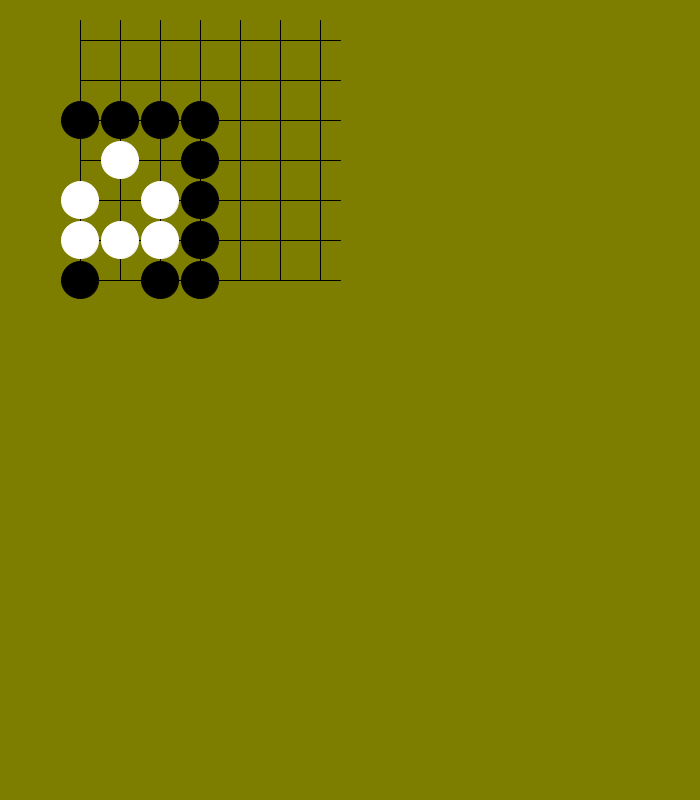
Frame 1 (no input)
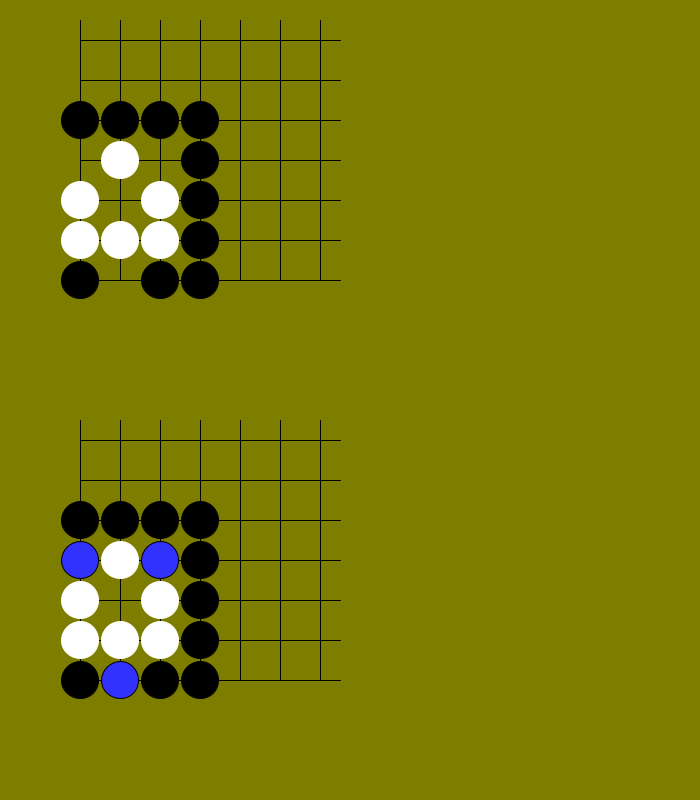
Frame 60 (the mouse pressed at the canvas centre just before this capture)
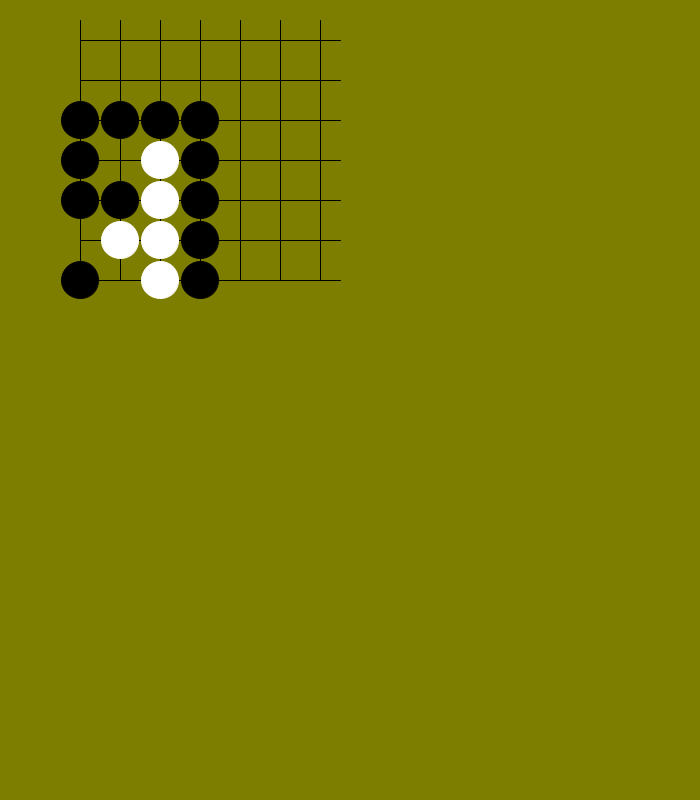
Frame 120 (the mouse held since frame 60 and released just before this capture)

The Processing sketch that drew these frames (run headless with seeded random() and noise(); from frame 60 on, the mouse is pressed at the canvas centre):

// Processing sketch: processing_173279
// ── processing_173279.pde


int TATE = 4 ;
int YOKO = 3 ;

int PHASE = 1 ;

int X = 0 ; int Y = 0 ;
int RND = 0 ;

int [][] KYM = new int[361][361] ;
int [] NKYM = new int[361] ;
int T = 0 ;
int N = 0 ;
int [] R = new int [361] ;
int Rmax = TATE * YOKO ;
int [] NBW = new int[361] ;
int KCOL = 0 ;
int IDOU = 0 ;
int Kcancel = 0 ;
int I = 0 ; int II = 0 ; int III = 0 ; int IIII = 0 ;
int [][] Z = new int [361][361] ; 
int ZT = 0 ; int ZF = 0 ; int ZZ = 0 ;
int ZZZ = 0 ;
int WSTN = 0 ;
int EPTN = 0 ;
int KOU = 0 ;
int KouN = 0 ;
int [] SKOU = new int [361] ;


void setup(){
  
   size (700,800) ;
       
} // setup()

void draw(){
  
   
  while ( PHASE == 2 ){
    
    WSTNcount() ;
    
    if ( WSTN < 3 ){
      
      Z[N-1][R[N-1]] = 1 ;
      Z[N][R[N]] = 1 ;
      N = N - 1 ;
      Zcheck() ;
      R[N] = R[N] + 1 ;
                  
    } // WSTN < 3
    
    if ( ( N > ( Rmax * 1.5 ) ) || mousePressed ){
      
      ZZZ = 0 ;
      PHASE = 3 ;
      
    }
    
    
    
    if ( R[N] < Rmax ){
      
      RtoXYI() ;
      
      if ( KYM[N][I] == 0 ){
        
         for ( II = 0 ; II < ( (YOKO+4)*(TATE+4) ) ; II++ ) {
           NKYM[II] = KYM[N][II] ;
           }

      NKYM[I] = NBW[N] ;

      if ( NBW[N] == 1 ) { 
        KCOL = 2 ;
      }
      if ( NBW[N] == 2 ) { 
        KCOL = 1 ;
      }

      IIII = 1 ;

      while ( IIII <= 4 ) {

        RtoXYI() ;
        
        if ( IIII == 1 ) { 
          III = I - (YOKO+4) ;
        }
        if ( IIII == 2 ) { 
          III = I - 1 ;
        }
        if ( IIII == 3 ) { 
          III = I + 1 ;
        }
        if ( IIII == 4 ) { 
          III = I + (YOKO+4) ;
        }          

        if ( ( NKYM[III] == KCOL ) ) {

          X = III ; 
          Y = 0 ;
          while ( X > ( (YOKO+4)-1) ) {
            X = X -  (YOKO+4) ;
            Y = Y + 1 ;
          }

          Kcancel = 0 ;
          KESUone() ;    
          KESUtwo() ;

          
        }

        IIII = IIII + 1 ;
      }/// IIII < 4 

      RtoXYI() ;
      
      if ( NBW[N] == 1 ) { 
        KCOL = 1 ;
      }
      if ( NBW[N] == 2 ) { 
        KCOL = 2 ;
      }


      III = I ;


      if ( ( NKYM[III] == KCOL ) ) {

        X = III ; 
        Y = 0 ;
        while ( X > ( (YOKO+4)-1) ) {
          X = X -  (YOKO+4) ;
          Y = Y + 1 ;
        }

        Kcancel = 0 ;
        KESUone() ; 
        KESUtwo() ;

    
      }


      RtoXYI() ;
     
      IDOU = 0 ; 

      if ( NKYM[I] == 0 ) {
        IDOU = 0 ;
      }
      else {
        IDOU = 1 ;
      }
   
      if ( ( ( NBW[N] == 1 ) && ( SKOU[N] == 0 ) ) || ( ( NBW[N] == 2 ) && ( SKOU[N] == 1 ) ) )  {
      
        KOU = 1 ;       
        KOUcheck() ;

        if (  KOU == 1  ) {
          IDOU = 0 ;
        }
        
      }
      
      
      
      
      if ( IDOU == 1 ){
        
       NextStep() ;
        
      }else{ Z[N][R[N]] = 6 ; R[N] = R[N] + 1 ; } // IDOU == 1 or not
    
        
     }else{ Z[N][R[N]] = 6 ; R[N] = R[N] + 1 ; } // KYM[N][I] == 0 or not
      
     
           
    } // R[N] < Rmax
    
    if ( R[N] == Rmax ){
    
    for ( II = 0 ; II < ( (YOKO+4)*(TATE+4) ) ; II++ ) {
           NKYM[II] = KYM[N][II] ;
           }
           
    KOU = 1 ;       
    KOUcheck() ;
    
    if ( ( KOU == 0 ) ||   ( NBW[N] == 2 )  ){
      
      NextStep() ;
      
    }else{ Z[N][R[N]] = 6 ; R[N] = R[N] + 1 ; }
    
    } // R[N] == Rmax
    
    if ( R[N] > Rmax ) {
      
      Zcheck() ;
      R[N] = R[N] + 1 ;
      
    }

         
  } // PHASE == 2
  
  if ( PHASE == 3 ){
    
     if ( ZZZ == 1 ) {
       
      ANS() ;
      
      ZZZ = 2 ;
      
    }
    
    if ( ZZZ == 2 && mousePressed ){
      ZZZ = 0 ;
    }
    
    if ( ZZZ == 0 ){
    RESET() ;
    }
    
  } // PHASE == 3
  
  if ( PHASE == 1 ){
    
    for ( I = 0 ; I < 360 ; I ++ ) {
    for ( II = 0 ; II < 360 ; II++ ) {
     Z[I][II] = 9 ;
    }
    }
    
    background(125,125,0) ;
    RNDGOBAN() ;
    
    for ( II = 0 ; II < ( (YOKO+4)*(TATE+4) ) ; II++ ) {
           KYM[0][II] = NKYM[II] ;
           }
    
    PHASE = 2 ;
    NBW[0] = 1 ;
            
    WSTNcount() ;
    
    if ( WSTN < 4 ) { PHASE = 1 ;  }
    
    EPTNcount() ;
    
    if ( EPTN > 10 ) { PHASE = 1 ; }
    
  } // PHASE == 1  
   
} // draw()


void RtoXYI(){
  
    X = R[N] + 1 ; 
    Y = 3 ;
    while ( X > YOKO ) {
      Y = Y + 1 ;
      X = X - YOKO ;
      }
    I = ( (YOKO + 4 ) * Y ) + X ;

} // RtoXYI()


void RNDGOBAN(){
  
    X = 0 ; 
    Y = 0 ; 
    N = 0 ;
   

    for ( X = 0 ; X < (YOKO+4) ; X++) {
      I = ( (YOKO+4) * Y ) + X ;
      NKYM [I] = 3 ;
    }

    X = 0 ; 
    Y = 0 ;

    for ( Y = 0 ; Y < (TATE+4) ; Y++) {
      I = ( (YOKO+4) * Y ) + X ;
      NKYM [I] = 3 ;
    }

    X = (YOKO+4)-1 ; 
    Y = 0 ;

    for ( Y = 0 ; Y < (TATE+4) ; Y++) {
      I = ( (YOKO+4) * Y ) + X ;
      NKYM [I] = 3 ;
    }

    X = 0 ; 
    Y = (TATE+4) - 1 ;

    for ( X = 0 ; X < (YOKO+4) ; X++) {
      I = ( (YOKO+4) * Y ) + X ;
      NKYM [I] = 3 ;
    }

    X = 1 ; 
    Y = 1 ;

    for ( X = 1 ; X < (YOKO+4)-1 ; X++) {
      I = ( (YOKO+4) * Y ) + X ;
      NKYM [I] = 0 ;
    }

    X = 1 ; 
    Y = 2 ;

    for ( X = 1 ; X < (YOKO+4)-1 ; X++) {
      I = ( (YOKO+4) * Y ) + X ;
      NKYM [I] = 1 ;
    }

    X = (YOKO+4) - 3 ; 
    Y = 0 ;

    for ( Y = 2 ; Y < (TATE+4)-1 ; Y++) {
      I = ( (YOKO+4) * Y ) + X ;
      NKYM [I] = 1 ;
    }

    X = (YOKO+4)-2 ; 
    Y = 0 ;

    for ( Y = 1 ; Y < (TATE+4)-1 ; Y++ ) {
      I = ( (YOKO+4) * Y ) + X ;
      NKYM [I] = 0 ;
    }

    X = 1 ; 
    Y = 3 ;

    while ( Y < (TATE+3) ) {
      
    
      I = ( (YOKO + 4 ) * Y ) + X ;
      NKYM[I] = 0 ;
      RND = int(random(100)) ;
      
      if ( ( RND > 0 ) && ( RND < 20 ) ) {
        NKYM[I] = 1 ;
      }
      if ( ( RND > 20 ) && ( RND < 60 ) ) {
        NKYM[I] = 2 ;
      }

      X = X + 1 ;
      if ( X > (YOKO) ) {
        X = 1 ;
        Y = Y + 1 ;
      }
    }


    X = 1 ; 
    Y = 3 ;  

    while ( Y < (TATE+4-1) ) { 

      Kcancel = 0 ; 
      KCOL = 0 ;
      I = ( (YOKO+4) * Y ) + X ;
      if ( ( NKYM[I] == 1 ) || ( NKYM[I] == 2 ) ) {
        KCOL = NKYM[I] ;
        KESUone() ;
        KESUtwo() ;
      
      }

      X = X + 1 ;
      if (X > ( YOKO+4-2) ) {
        X = 1 ;
        Y = Y + 1 ;
      }
    } 


    X = 0 ; 
    Y = 0 ;

    for ( X = 0 ; X < (YOKO+4) ; X++ ) {
      stroke(0, 0, 0);
      line ( 80 + (40*X), 20, 80 + (40*X), ( 40 * (TATE+4) ) - 40  ) ;
    }
    for ( Y = 0 ; Y < (TATE+4-1) ; Y++ ) {
      line ( 80, 40 + (40*Y), 60 + ( 40 * (YOKO+4) ), 40 + (40*Y) ) ;
    }

    for ( I = 0 ; I < ( (TATE+4)*(YOKO+4) ) ; I ++ ) {

      X = I ; 
      Y = 0 ;
      while ( X > ( (YOKO+4)-1) ) {
        X = X -  (YOKO+4) ;
        Y = Y + 1 ;
      }

      if ( NKYM[I] == 1 ) {
        fill(0, 0, 0) ;
        stroke(0, 0, 0) ;
        ellipse( 40 + (40*X), 40 + (40*Y), 37, 37 ) ;
      }


      if ( NKYM[I] == 2 ) {
        fill(255, 255, 255) ;
        stroke(255, 255, 255) ;
        ellipse( 40 + (40*X), 40 + (40*Y), 37, 37 ) ;
      }
    }  

  
} // RNDGOBAN()


void KESUone() {

  I = ( (YOKO + 4 ) * Y ) + X ;
  NKYM[I] = KCOL + 3 ;

  X = X + 1 ;
  if ( ( X >= 0 ) && ( X < (YOKO+4) ) && ( Y >= 0 ) && ( Y < (TATE+4 ) ) ) {
    I = ( (YOKO + 4 ) * Y ) + X ;
    if ( NKYM[I] == KCOL ) {
      KESUone() ;
    }
    if ( NKYM[I] == 0 ) {
      Kcancel = 1 ;
    }
  }

  X = X - 1 ;
  Y = Y + 1 ;
  if ( ( X >= 0 ) && ( X < (YOKO+4) ) && ( Y >= 0 ) && ( Y < (TATE+4 ) ) ) {
    I = ( (YOKO + 4 ) * Y ) + X ;
    if ( NKYM[I] == KCOL ) {
      KESUone() ;
    }
    if ( NKYM[I] == 0 ) {
      Kcancel = 1 ;
    }
  }

  X = X - 1 ;
  Y = Y - 1 ;
  if ( ( X > 0 ) && ( X < (YOKO+4) ) && ( Y > 0 ) && ( Y < (TATE+4 ) ) ) {
    I = ( (YOKO + 4 ) * Y ) + X ;
    if ( NKYM[I] == KCOL ) {
      KESUone() ;
    }
    if ( NKYM[I] == 0 ) {
      Kcancel = 1 ;
    }
  }

  X = X + 1 ;
  Y = Y - 1 ;
  if ( ( X > 0 ) && ( X < (YOKO+4) ) && ( Y > 0 ) && ( Y < (TATE+4 ) ) ) {
    I = ( (YOKO + 4 ) * Y ) + X ;
    if ( NKYM[I] == KCOL ) {
      KESUone() ;
    }
    if ( NKYM[I] == 0 ) {
      Kcancel = 1 ;
    }
  }

  Y = Y + 1 ;
} // KESUone()


void KESUtwo(){
  
    for ( II = 0 ; II < ((TATE+4)*(YOKO+4)) ; II ++ ) {
          if ( NKYM[II] == KCOL+3 ) {
            if ( Kcancel == 0 ) {
              NKYM[II] = 0 ;
            }
            if ( Kcancel == 1 ) {
              NKYM[II] = KCOL ;
            }
          }
        }
        
} // KESUtwo()


void KOUcheck(){
  
   if (  N > 0  ) { 
        for ( II = 0 ; II < ((TATE+4)*(YOKO+4) -1 ) ; II ++ ) {

          if ( KYM[N-1][II] != NKYM[II] ) {
            KOU = 0 ;
          }
        }
      }
      else {
        KOU = 0 ;
      }
     
} // KOUcheck()


void WSTNcount(){
  
  WSTN = 0 ;
    for ( I = 0 ; I < ( (TATE+4)*(YOKO+4) ) ; I++) {
      if ( KYM[N][I] == 2 ) {
        WSTN = WSTN + 1 ;
      }
    }
    
} // WSTNcount()


void EPTNcount(){
  
  EPTN = 0 ;
    for ( IIII = 0 ; IIII < Rmax ; IIII++) {
      
       X = IIII + 1 ; 
       Y = 3 ;
       while ( X > YOKO ) {
       Y = Y + 1 ;
       X = X - YOKO ;
       }
       I = ( (YOKO + 4 ) * Y ) + X ;
      
       if ( KYM[N][I] == 0 ) {
        EPTN = EPTN + 1 ;
       }
    }
    IIII = 0 ;
    
} // EPTNcount()


void Zcheck(){
  
  
  
  ZZ = 0 ; ZT = 0 ; ZF = 0 ;
  
  for ( III = 0 ; III <= Rmax ; III ++ ){
    
    if ( Z[N][III] == 1 ) {
            ZT = ZT + 1 ;
            ZZ = ZZ + 1 ;
          }
    if ( Z[N][III] == 0 ) { 
            ZF = ZF + 1 ;
            ZZ = ZZ + 1 ;
          }
    if ( Z[N][III] == 9 ){
            ZZ = 9999 ;
            
          }
                    
    } // 0 < R <= Rmax
  
  if ( ( ZT >= 1 ) && ( NBW[N] == 1 ) && ( N > 0 ) ){
    
   Z[N-1][R[N-1]] = 1 ;
   N = N - 1 ;
   Zcheck() ;
  
  }
  
  if ( ( ZT == ZZ ) && ( NBW[N] == 2 ) && ( N > 0 ) && ( ZZ > 0 ) ){
    
   Z[N-1][R[N-1]] = 1 ;
   N = N - 1 ;
   Zcheck() ;
  
  }
 
  if ( ( ZF >= 1 ) && ( NBW[N] == 2 ) && ( N > 0 ) ){
 
   Z[N-1][R[N-1]] = 0 ;
   N = N - 1 ;
   Zcheck() ;
  
  }
  
  if ( ( ZF == ZZ ) && ( NBW[N] == 1 ) && ( N > 0 ) && ( ZZ > 0 ) ){
    
   Z[N-1][R[N-1]] = 0 ;
   N = N - 1 ;
   Zcheck() ;
  
  }
  
  if ( ( ZT == 0 ) && ( ZF == 0 ) && ( ZZ == 0 ) ){
    
    Z[N-1][R[N-1]] = 0 ;
    N = N - 1 ;
    Zcheck() ;
    
  }
 
  if ( ( ZT >= 1 ) && ( ZF >= 1 ) && ( N == 0 ) && ( ZZ < 9999 ) ){
   
   ZZZ = 1 ;
   PHASE = 3 ;
  
  } 
  
  if ( ( ZZ < 9999  ) && ( N == 0 ) && ( ( ZT == 0 ) || ( ZF == 0 ) ) ){
    
    ZZZ = 0 ;
    PHASE = 3 ;
    
  }  
  
} // Zcheck()



void NextStep(){
  
        N = N + 1 ;
        
        R[N] = 0 ;
  
        for ( II = 0 ; II < 360 ; II++ ) {
            Z[N][II] = 9 ;
        }
                
        for ( II = 0 ; II < ( (YOKO+4)*(TATE+4) ) ; II++ ) {
           KYM[N][II] = NKYM[II] ;
        }
        
               
        if ( NBW[N-1] == 1 ){ NBW[N] = 2 ; }
        if ( NBW[N-1] == 2 ){ NBW[N] = 1 ; } 
       
        SKOU[N] = 0 ;
        KouN = 0 ;
        for ( II = 0 ; II < N ; II++ ){
          
          KOU = 1 ;
          for ( III = 0 ; III < ( (YOKO+4)*(TATE+4) ) ; III++ ){
            if ( KYM[N][III] != KYM[II][III] ){
              KOU = 0 ;
            }
          }
          if ( KOU == 1 ){
            KouN = KouN + 1 ;
          }
          
        }
        
        if ( KouN > 3 ){
          SKOU[N] = 1 ;
        }
                 
} // NextStep() ;


void RESET(){
  
   
    for ( II = 0 ; II < 360 ; II++ ) {
     Z[0][II] = 9 ;
     }
     
     R[0] = 0 ;
    
     
    PHASE = 1 ;
    N = 0 ;
    ZZZ = 0 ;
           
} // RESET()
  
  
void ANS(){
    

    stroke(0,0,0) ; 
    
     for ( X = 0 ; X < (YOKO+4) ; X++ ) {
      line ( 80 + (40*X), 420, 80 + (40*X), ( 40 * (TATE+4) ) + 360  ) ;
     }
     for ( Y = 0 ; Y < (TATE+4-1) ; Y++ ) {
      line ( 80, 440 + (40*Y), 60 + ( 40 * (YOKO+4) ), 440 + (40*Y) ) ;
     }



    for ( II = 0 ; II < ( (TATE+4)*(YOKO+4) ) ; II ++ ) {

      X = II ; 
      Y = 0 ;
      while ( X > ( (YOKO+4)-1) ) {
        X = X -  (YOKO+4) ;
        Y = Y + 1 ;
      }

      if ( KYM[0][II] == 1 ) {
        fill(0, 0, 0) ;
        stroke(0, 0, 0) ;
        ellipse( 40 + (40*X), 440 + (40*Y), 37, 37 ) ;
      }


      if ( KYM[0][II] == 2 ) {
        fill(255, 255, 255) ;
        stroke(255, 255, 255) ;
        ellipse( 40 + (40*X), 440 + (40*Y), 37, 37 ) ;
      }
      
       
          
       X = X - 1 ;
       Y = Y - 3 ;
       III = (Y*YOKO) + X ;
       
      if ( ( X >= 0 ) && ( X < (YOKO) ) && ( Y >= 0 ) && ( Y < (TATE) ) ){
        
         X = II ; 
          Y = 0 ;
          while ( X > ( (YOKO+4)-1) ) {
            X = X -  (YOKO+4) ;
            Y = Y + 1 ;
          }

      if ( Z[0][III] == 1 ) {
        fill(50, 50, 255) ;
        stroke(0, 0, 0) ;
        ellipse( 40 + (40*X), 440 + (40*Y), 37, 37 ) ;
      }


      if ( Z[0][III] == 0 ) {
        fill(255, 50, 50) ;
        stroke(0, 0, 0) ;
        ellipse( 40 + (40*X), 440 + (40*Y), 37, 37 ) ;
      }
      
      }
      
    }
  } // ANS()
